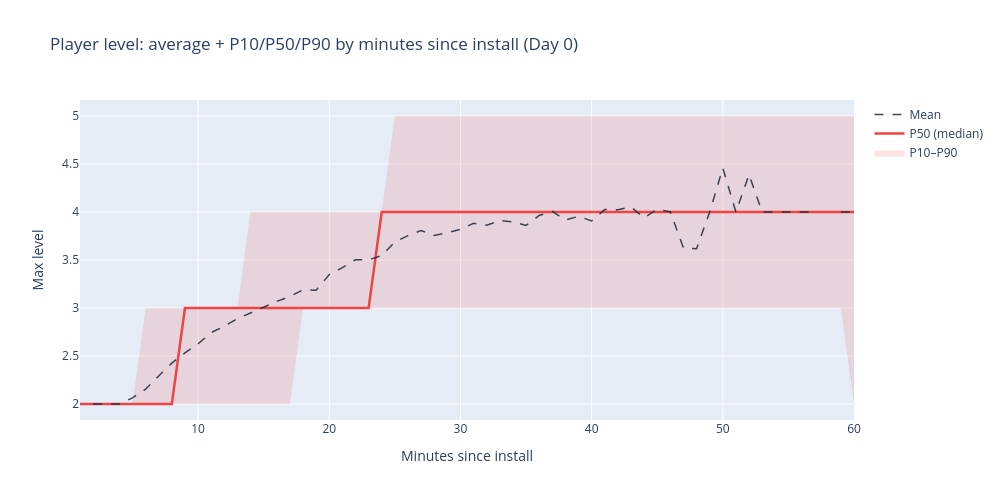

The notebook cell saved with this chart:
### Code cell
# Chart 3 — average + P10/P50/P90 max level band chart by minutes since install (Day 0)
df_minute = minute_level_pcts.merge(
    minute_avg_level_by_minute[['minutes_since_install', 'weighted_avg_max_level']],
    on='minutes_since_install', how='left',
)
df_minute = df_minute[df_minute.minutes_since_install <= 60].sort_values('minutes_since_install')

fig = go.Figure()

fig.add_trace(go.Scatter(
    x=df_minute['minutes_since_install'], y=df_minute['p10'],
    mode='lines', line=dict(width=0), showlegend=False,
    customdata=df_minute[['total_users']],
    hovertemplate='P10: %{y:.0f}<br>n=%{customdata[0]:,} users<extra></extra>',
))
fig.add_trace(go.Scatter(
    x=df_minute['minutes_since_install'], y=df_minute['p90'],
    mode='lines', line=dict(width=0),
    fill='tonexty', fillcolor='rgba(239,68,68,0.15)',
    name='P10–P90',
    customdata=df_minute[['total_users']],
    hovertemplate='P90: %{y:.0f}<br>n=%{customdata[0]:,} users<extra></extra>',
))
fig.add_trace(go.Scatter(
    x=df_minute['minutes_since_install'], y=df_minute['p50'],
    mode='lines', line=dict(width=2.5, color='rgba(239,68,68,1)'),
    name='P50 (median)',
    customdata=df_minute[['total_users']],
    hovertemplate='P50: %{y:.0f}<br>n=%{customdata[0]:,} users<extra></extra>',
))
fig.add_trace(go.Scatter(
    x=df_minute['minutes_since_install'], y=df_minute['weighted_avg_max_level'],
    mode='lines', line=dict(width=1.5, color='rgba(30,41,59,0.85)', dash='dash'),
    name='Mean',
    hovertemplate='Mean: %{y:.2f}<br>Minutes since install: %{x}<extra></extra>',
))

fig.update_layout(
    title='Player level: average + P10/P50/P90 by minutes since install (Day 0)',
    xaxis_title='Minutes since install',
    yaxis_title='Max level',
    width=1000, height=500,
)
fig.show()

### Figure 1 — Plotly figure (JSON) as saved in the notebook; plotly's stock layout.template omitted (floating-point values rounded to 4 significant figures)
{"data": [{"customdata": [[27], [317], [628], [912], [1039], [1258], [1286], [1330], [1446], [1593], [1597], [1649], [1569], [1560], [1500], [1500], [1361], [1378], [1279], [1205], [1162], [1110], [1065], [977], [913], [854], [845], [768], [670], [627], [667], [596], [540], [539], [483], [445], [366], [386], [328], [317], [300], [284], [278], [274], [277], [226], [232], [222], [186], [176], [184], [197], [184], [159], [150], [137], [158], [117], [138], [135]], "hovertemplate": "P10: %{y:.0f}<br>n=%{customdata[0]:,} users<extra></extra>", "line": {"width": 0}, "mode": "lines", "showlegend": false, "type": "scatter", "x": [1, 2, 3, 4, 5, 6, 7, 8, 9, 10, 11, 12, 13, 14, 15, 16, 17, 18, 19, 20, 21, 22, 23, 24, 25, 26, 27, 28, 29, 30, 31, 32, 33, 34, 35, 36, 37, 38, 39, 40, 41, 42, 43, 44, 45, 46, 47, 48, 49, 50, 51, 52, 53, 54, 55, 56, 57, 58, 59, 60], "y": [2, 2, 2, 2, 2, 2, 2, 2, 2, 2, 2, 2, 2, 2, 2, 2, 2, 3, 3, 3, 3, 3, 3, 3, 3, 3, 3, 3, 3, 3, 3, 3, 3, 3, 3, 3, 3, 3, 3, 3, 3, 3, 3, 3, 3, 3, 3, 3, 3, 3, 3, 3, 3, 3, 3, 3, 3, 3, 3, 2]}, {"customdata": [[27], [317], [628], [912], [1039], [1258], [1286], [1330], [1446], [1593], [1597], [1649], [1569], [1560], [1500], [1500], [1361], [1378], [1279], [1205], [1162], [1110], [1065], [977], [913], [854], [845], [768], [670], [627], [667], [596], [540], [539], [483], [445], [366], [386], [328], [317], [300], [284], [278], [274], [277], [226], [232], [222], [186], [176], [184], [197], [184], [159], [150], [137], [158], [117], [138], [135]], "fill": "tonexty", "fillcolor": "rgba(239,68,68,0.15)", "hovertemplate": "P90: %{y:.0f}<br>n=%{customdata[0]:,} users<extra></extra>", "line": {"width": 0}, "mode": "lines", "name": "P10–P90", "type": "scatter", "x": [1, 2, 3, 4, 5, 6, 7, 8, 9, 10, 11, 12, 13, 14, 15, 16, 17, 18, 19, 20, 21, 22, 23, 24, 25, 26, 27, 28, 29, 30, 31, 32, 33, 34, 35, 36, 37, 38, 39, 40, 41, 42, 43, 44, 45, 46, 47, 48, 49, 50, 51, 52, 53, 54, 55, 56, 57, 58, 59, 60], "y": [2, 2, 2, 2, 2, 3, 3, 3, 3, 3, 3, 3, 3, 4, 4, 4, 4, 4, 4, 4, 4, 4, 4, 4, 5, 5, 5, 5, 5, 5, 5, 5, 5, 5, 5, 5, 5, 5, 5, 5, 5, 5, 5, 5, 5, 5, 5, 5, 5, 5, 5, 5, 5, 5, 5, 5, 5, 5, 5, 5]}, {"customdata": [[27], [317], [628], [912], [1039], [1258], [1286], [1330], [1446], [1593], [1597], [1649], [1569], [1560], [1500], [1500], [1361], [1378], [1279], [1205], [1162], [1110], [1065], [977], [913], [854], [845], [768], [670], [627], [667], [596], [540], [539], [483], [445], [366], [386], [328], [317], [300], [284], [278], [274], [277], [226], [232], [222], [186], [176], [184], [197], [184], [159], [150], [137], [158], [117], [138], [135]], "hovertemplate": "P50: %{y:.0f}<br>n=%{customdata[0]:,} users<extra></extra>", "line": {"color": "rgba(239,68,68,1)", "width": 2.5}, "mode": "lines", "name": "P50 (median)", "type": "scatter", "x": [1, 2, 3, 4, 5, 6, 7, 8, 9, 10, 11, 12, 13, 14, 15, 16, 17, 18, 19, 20, 21, 22, 23, 24, 25, 26, 27, 28, 29, 30, 31, 32, 33, 34, 35, 36, 37, 38, 39, 40, 41, 42, 43, 44, 45, 46, 47, 48, 49, 50, 51, 52, 53, 54, 55, 56, 57, 58, 59, 60], "y": [2, 2, 2, 2, 2, 2, 2, 2, 3, 3, 3, 3, 3, 3, 3, 3, 3, 3, 3, 3, 3, 3, 3, 4, 4, 4, 4, 4, 4, 4, 4, 4, 4, 4, 4, 4, 4, 4, 4, 4, 4, 4, 4, 4, 4, 4, 4, 4, 4, 4, 4, 4, 4, 4, 4, 4, 4, 4, 4, 4]}, {"hovertemplate": "Mean: %{y:.2f}<br>Minutes since install: %{x}<extra></extra>", "line": {"color": "rgba(30,41,59,0.85)", "dash": "dash", "width": 1.5}, "mode": "lines", "name": "Mean", "type": "scatter", "x": [1, 2, 3, 4, 5, 6, 7, 8, 9, 10, 11, 12, 13, 14, 15, 16, 17, 18, 19, 20, 21, 22, 23, 24, 25, 26, 27, 28, 29, 30, 31, 32, 33, 34, 35, 36, 37, 38, 39, 40, 41, 42, 43, 44, 45, 46, 47, 48, 49, 50, 51, 52, 53, 54, 55, 56, 57, 58, 59, 60], "y": [NaN, 2.0, 2.0, 2.0, 2.064, 2.154, 2.292, 2.426, 2.533, 2.627, 2.744, 2.81, 2.888, 2.948, 3.014, 3.068, 3.12, 3.19, 3.186, 3.347, 3.42, 3.502, 3.501, 3.547, 3.687, 3.754, 3.807, 3.756, 3.785, 3.82, 3.883, 3.862, 3.912, 3.897, 3.86, 3.964, 4.006, 3.916, 3.954, 3.908, 4.025, 4.023, 4.052, 3.94, 4.027, 4.0, 3.626, 3.618, 4.0, 4.457, 4.0, 4.39, 4.0, 4.0, 4.0, 4.0, 4.0, NaN, 4.0, 4.0]}], "layout": {"height": 500, "title": {"text": "Player level: average + P10/P50/P90 by minutes since install (Day 0)"}, "width": 1000, "xaxis": {"title": {"text": "Minutes since install"}}, "yaxis": {"title": {"text": "Max level"}}}}
